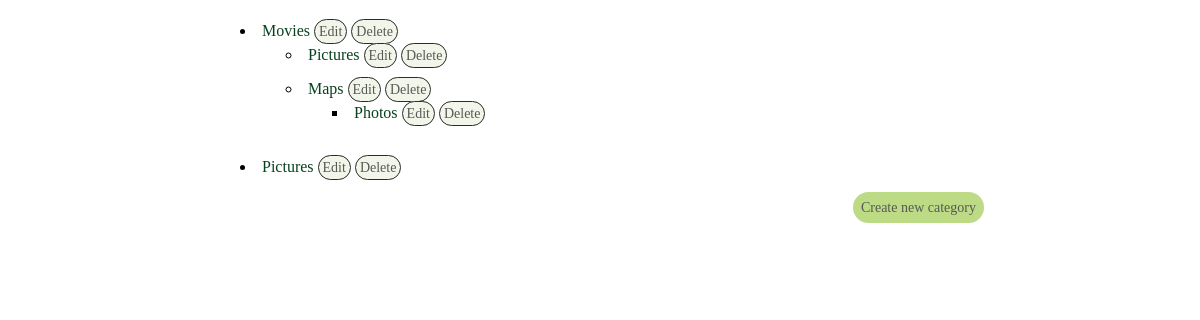
The page / (signed in) on the database its author committed.
### tables this page shows
CREATE TABLE `categories` (
  `id` bigint(20) NOT NULL,
  `parent_id` bigint(20) NOT NULL,
  `title` varchar(64) NOT NULL,
  `description` text NOT NULL
);

### Helpers/SqlHelper.php (called while the page is built, shortened)
<?php
class SqlHelper
{
    private $connection;
    public function createConnection()
    {
        $connection = new mysqli(
            Config::SQL_HOST,
            Config::SQL_USERNAME,
            Config::SQL_PASSWORD,
            Config::SQL_SCHEMA
        );
        $this->connection = $connection;
    }
    public function getAllCategories()
    {
        $query = $this->connection->prepare(
            sprintf('SELECT * FROM %s', Config::SQL_TABLE_CATEGORIES)
        );
        $query->execute();
        $result = $query->get_result();
        return $result->fetch_all(MYSQLI_ASSOC);
    }
}

### Models/Category.php (called while the page is built, shortened)
<?php
class Category
{
    public function __construct()
    {
        $this->children = [];
    }
}
?>

### Controllers/CategoryController.php (the view, shortened to what this page needs)
<?php
require_once('Helpers/SqlHelper.php');
require_once('Models/Category.php');
class CategoryController
{
    public function buildCategoryTreeHTML(string $path, array &$categories, $root = 0) {
        $result = "<ul>";
        foreach ($categories as $category) {
            if ($category->parent_id == $root) {
                $result.= '<li><a class="menu-link info" href="/view.php?id=' .$category->id. '">' .$category->title. '</a>';
                $result.= '<a class="menu-link edit" href="/addedit.php?id=' .$category->id. '">Edit</a>';
                $result.= '<a class="menu-link delete" href="'.$path. '?id=' .$category->id. '">Delete</a>';
                if (count($category->children) > 0) {
                    $formattedCategoryChildren = reset($category->children);
                    $result.= $this->buildCategoryTreeHTML($path, $formattedCategoryChildren, $category->id);
                }
                $result.= "</li>";
            }
        }
        $result.= "</ul>";
        return $result;
    }
}
?>

### index.php (shortened to what this page needs)
<?php
    include('Helpers/SqlHelper.php');
    include('Controllers/CategoryController.php');
    $sqlHelper = new \Helpers\SqlHelper();
    $categoryController = new \Controllers\CategoryController();
    $path = $_SERVER['PHP_SELF'];
    $categoriesData = $sqlHelper->getAllCategories();
    $categoriesList = $categoryController->buildCategoryList($categoriesData);
    $categoryTree = $categoryController->buildCategoryTree($categoriesList);
?>
<!DOCTYPE html>
<html lang="en">
<head>
    <link rel="stylesheet" href="/style.css">
</head>
<body>
    <div class="page-wrapper">
        <div class="navbar-wrapper">
            <?php
                echo $categoryController->buildCategoryTreeHTML($path, $categoryTree);
            ?>
        </div>
        <div class="button-wrapper">
            <a class="button link createnew-link" href="/addedit.php">Create new category</a>
        </div>
    </div>
</body>
</html>

### style.css (style rules this page uses)
.page-wrapper { max-width: 768px; width: 100%; margin: 0 auto; text-align: left; }
.button-wrapper { text-align: end; }
.button.login, .button.link { padding: 8px; font-size: 14px; font-weight: 300; background: rgb(189, 218, 132); color: rgb(87, 90, 83); border: none; border-radius: 40px; max-width: 100px; width: 100%; text-decoration: none; cursor: pointer; }
.navbar-wrapper li { padding: 6px; margin-bottom: 4px; box-sizing: border-box; }
.menu-link.info { margin-right: 4px; text-decoration: none; color: rgb(6, 65, 30); }
.menu-link:not(.info) { padding: 4px; font-size: 14px; margin-right: 4px; font-weight: 300; background: rgb(241, 245, 234); color: rgb(87, 90, 83); border: 1px solid rgb(42, 44, 40); border-radius: 40px; max-width: 100px; width: 100%; text-decoration: none; }

### rows shown on the page
categories: title "Movies"
categories: title "Pictures"
categories: title "Maps"
categories: title "Photos"
categories: title "Pictures"
